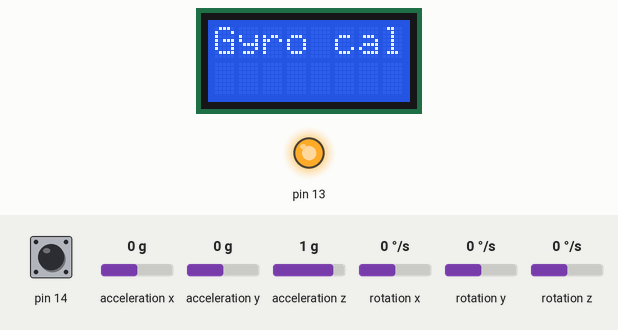
This sketch was run on a simulated Arduino Leonardo, built with avr-gcc and run on an emulated ATmega32U4. Shown: 8×2 character LCD, output pins drawn as LEDs (lit = HIGH). The test bench sets the inputs (shaded band); at power-on: pin 14 HIGH, acceleration x 0 g, acceleration y 0 g, acceleration z 1 g, rotation x 0 °/s, rotation y 0 °/s, rotation z 0 °/s. What the sketch prints to the serial monitor is not drawn.

Above: at 1.3 s.
1.4 s: pin 14 pulled LOW for 1 s
At 2.1 s:
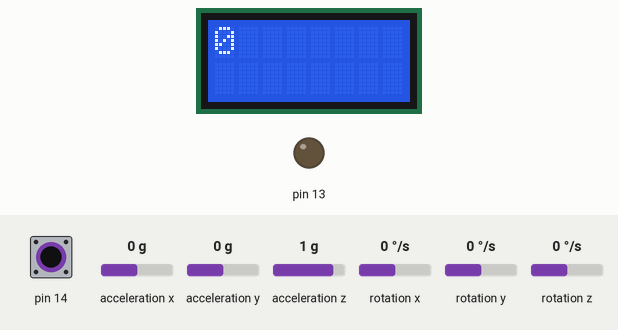
At 3.3 s:
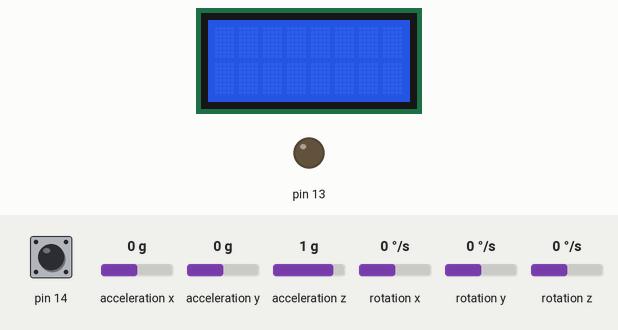
Timing chart, 0 to 4.8 s (numbered marks = the images above; inputs shaded):
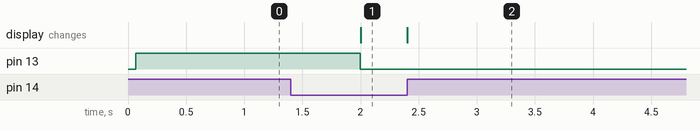

The sketch:

rpro_lecture_1_ex4_solution_gyro.ino
```cpp
/*
 * read girscope data
 * Carlos Gomez Cubero
 *
 * The gyroscope is calibrated at the beginning "turnSensorSetup();"
 * The calibration initialize the X, Y and Z axis of the girscopoe so place it
 * in a flat surface.
 *
 * When the yellow LED is off (few instants after start) you can press the A button to
 * reset the rotation on the Z axis to zero and start measuring from there. The rotation
 * is sent thru the serial port.
 *
 *
 * Most of the code is extracted from pololu zumo32U4 example RotationResist
 * https://github.com/pololu/zumo-32u4-arduino-library/blob/master/examples/RotationResist/RotationResist.ino
 */

#include <Wire.h>
#include <Zumo32U4.h>

Zumo32U4LCD lcd;
Zumo32U4IMU imu;
Zumo32U4ButtonA buttonA;


/* turnAngle is a 32-bit unsigned integer representing the amount
the robot has turned since the last time turnSensorReset was
called.  This is computed solely using the Z axis of the gyro, so
it could be inaccurate if the robot is rotated about the X or Y
axes.

Our convention is that a value of 0x20000000 represents a 45
degree counter-clockwise rotation.  This means that a uint32_t
can represent any angle between 0 degrees and 360 degrees.  If
you cast it to a signed 32-bit integer by writing
(int32_t)turnAngle, that integer can represent any angle between
-180 degrees and 180 degrees. */
uint32_t turnAngle = 0;

// turnRate is the current angular rate of the gyro, in units of
// 0.07 degrees per second.
int16_t turnRate;

// This is the average reading obtained from the gyro's Z axis
// during calibration.
int16_t gyroOffset;

// This variable helps us keep track of how much time has passed
// between readings of the gyro.
uint16_t gyroLastUpdate = 0;

void setup() {
  Serial.println(9600);
  turnSensorSetup();
  delay(500);
  turnSensorReset();
  lcd.clear();
}

int32_t getTurnAngleInDegrees(){
  turnSensorUpdate();
  // do some math and pointer magic to turn angle in seconds to angle in degree
  return (((int32_t)turnAngle >> 16) * 360) >> 16;
}

void loop() {
  // put your main code here, to run repeatedly:
    int32_t turnDegrees = getTurnAngleInDegrees();
    Serial.println("Degree: " + (String)turnDegrees);
}

/* This should be called in setup() to enable and calibrate the
gyro.  It uses the LCD, yellow LED, and button A.  While the LCD
is displaying "Gyro cal", you should be careful to hold the robot
still.

The digital zero-rate level of the gyro can be as high as
25 degrees per second, and this calibration helps us correct for
that. */
void turnSensorSetup()
{
  Wire.begin();
  imu.init();
  imu.enableDefault();
  imu.configureForTurnSensing();

  lcd.clear();
  lcd.print(F("Gyro cal"));

  // Turn on the yellow LED in case the LCD is not available.
  ledYellow(1);

  // Delay to give the user time to remove their finger.
  delay(500);

  // Calibrate the gyro.
  int32_t total = 0;
  for (uint16_t i = 0; i < 1024; i++)
  {
    // Wait for new data to be available, then read it.
    while(!imu.gyroDataReady()) {}
    imu.readGyro();

    // Add the Z axis reading to the total.
    total += imu.g.z;
  }
  ledYellow(0);
  gyroOffset = total / 1024;

  // Display the angle (in degrees from -180 to 180) until the
  // user presses A.
  lcd.clear();
  turnSensorReset();
  while (!buttonA.getSingleDebouncedRelease())
  {
    turnSensorUpdate();
    lcd.gotoXY(0, 0);
    lcd.print((((int32_t)turnAngle >> 16) * 360) >> 16);
    lcd.print(F("   "));
  }
  lcd.clear();
}

// This should be called to set the starting point for measuring
// a turn.  After calling this, turnAngle will be 0.
void turnSensorReset()
{
  gyroLastUpdate = micros();
  turnAngle = 0;
}

// Read the gyro and update the angle.  This should be called as
// frequently as possible while using the gyro to do turns.
void turnSensorUpdate()
{
  // Read the measurements from the gyro.
  imu.readGyro();
  turnRate = imu.g.z - gyroOffset;

  // Figure out how much time has passed since the last update (dt)
  uint16_t m = micros();
  uint16_t dt = m - gyroLastUpdate;
  gyroLastUpdate = m;

  // Multiply dt by turnRate in order to get an estimation of how
  // much the robot has turned since the last update.
  // (angular change = angular velocity * time)
  int32_t d = (int32_t)turnRate * dt;

  // The units of d are gyro digits times microseconds.  We need
  // to convert those to the units of turnAngle, where 2^29 units
  // represents 45 degrees.  The conversion from gyro digits to
  // degrees per second (dps) is determined by the sensitivity of
  // the gyro: 0.07 degrees per second per digit.
  //
  // (0.07 dps/digit) * (1/1000000 s/us) * (2^29/45 unit/degree)
  // = 14680064/17578125 unit/(digit*us)
  turnAngle += (int64_t)d * 14680064 / 17578125;
}
```

Measured:
- after the input at 1.4 s, the display: first differs from a run without the input after 1.0 s (image 2)
